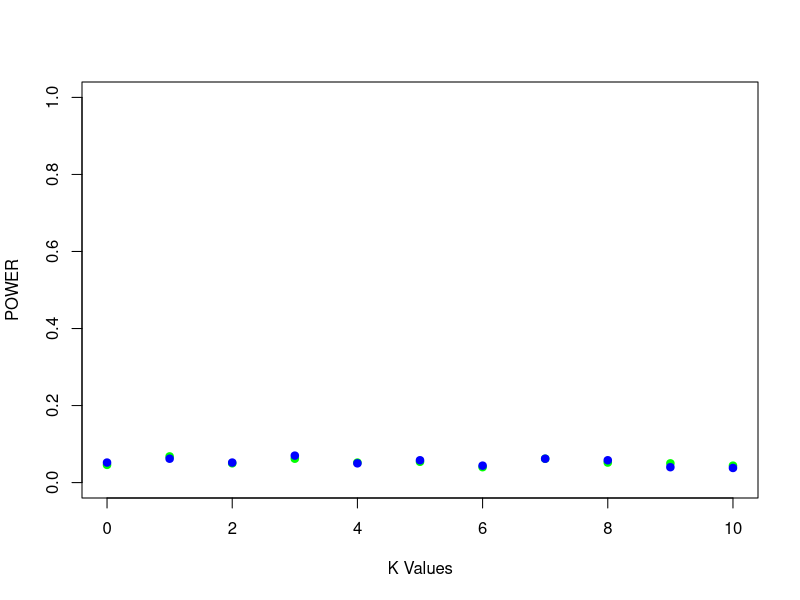

Recreate this plot in R.
alpha = 0.05

ttest = function(x, y) {
    p = t.test(x,y, alternative="less", mu=0, paired = FALSE, conf.level = 0.95)$p.value
    if (p < alpha) {
        return(1)
    }
    else {
        return(0)
    }
}

rank_sum = function(x, y) {
    p = wilcox.test(x, y, alternative="less", mu = 0, paired = FALSE, conf.level = 0.95)$p.value
    if (p < alpha) {
        return (1)
    }
    else {
        return (0)
    }
}

plot_power = function(power_normal, power_wilcoxon) {
	x = seq(-1, 1, 0.1)
    #plot(power_normal, power_wilcoxon)
}

simulation = function(n, k) {
    rejection_results_normal = vector(length = 0)
    rejection_results_wilcoxon = vector(length = 0)
    #k = 0
    s = k*(1/5)
    for (j in 1:n) {
        x = rnorm(50, 0, 1)
        y = rnorm(50, 0, 1)
        WRS = rank_sum(x, y)
        TTS = ttest(x, y)
        if (WRS > TTS) {
            #print("only Rank Sum -- reject H0")
	        rejection_results_wilcoxon = c(rejection_results_wilcoxon, 1)
	        rejection_results_normal = c(rejection_results_normal, 0)
        }
        else if (WRS < TTS) {
            #print("only t-test -- reject H0")
	        rejection_results_wilcoxon = c(rejection_results_wilcoxon, 0)
	        rejection_results_normal = c(rejection_results_normal, 1)
        }
        else if (WRS == 1 & TTS == 1) {
            #print("Both -- Reject H0")
	        rejection_results_wilcoxon = c(rejection_results_wilcoxon, 1)
	        rejection_results_normal = c(rejection_results_normal, 1)
        }
        else {
            #print("Both -- don't reject")
	        rejection_results_wilcoxon = c(rejection_results_wilcoxon, 0)
	        rejection_results_normal = c(rejection_results_normal, 0)
        }
	}
	num_rejections_normal   = sum(rejection_results_normal)
	num_rejections_wilcoxon = sum(rejection_results_wilcoxon)
	power_normal = num_rejections_normal / n
	power_wilcoxon = num_rejections_wilcoxon / n
	## plot_power(power_normal, power_wilcoxon)
	## return(rejection_results)
    
    # Returns the power estimated by # rejections / n
    return(c(power_normal, power_wilcoxon))
}


n = 50
#power_data_normal = vector(length=0)
#power_data_wilcoxon = vector(length=0)
#k_value = rep(0:10, each=2)
#plot(0:10, power_data)

simulation_results = sapply(0:10, function(k) simulation(500, k))
power_data_normal = simulation_results[1, ]
power_data_wilcoxon = simulation_results[2, ]
k = rep(0:10, each=2)
plot(0:10, power_data_normal, col="green", pch=19, ylim=c(0, 1), ylab="POWER", xlab="K Values")
points(0:10, power_data_wilcoxon, col="blue", pch=19)



#for (k in 0:5) {
    #res = simulation(n, k)
    #print(res)
    #power_data_normal = c(power_data_normal, )
    #power_data_wilcoxon = c(power_data_wilcoxon, )
#}
#avg_agree = sum(res)/length(res)
#print(avg_agree)
#num_differ = avg_agree*n
